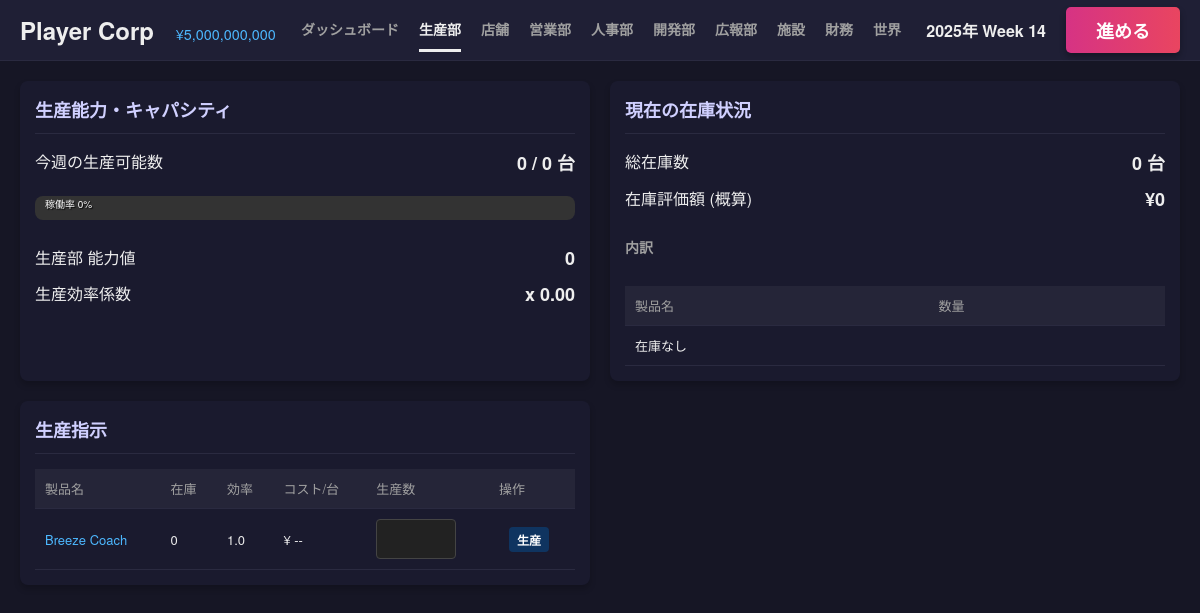
The app's page /production, older data.
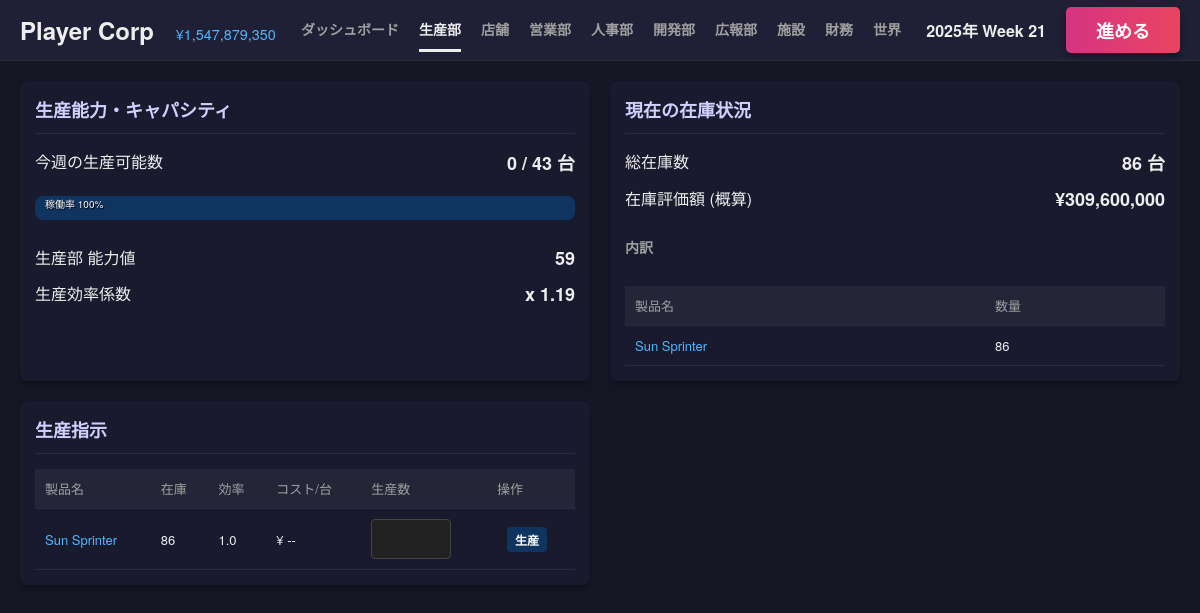
The same page, newer data.
### tables this page shows
CREATE TABLE companies (
            id INTEGER PRIMARY KEY AUTOINCREMENT,
            name TEXT,
            type TEXT, -- 'player', 'npc_maker', 'npc_retail', 'system_supplier'
            funds INTEGER,
            brand_power REAL DEFAULT 0,
            industry TEXT DEFAULT 'automotive',
            credit_rating INTEGER DEFAULT 50,
            dev_knowhow REAL DEFAULT 0,
            borrowing_limit INTEGER DEFAULT 0,
            is_active BOOLEAN DEFAULT 1,
            -- Supplier Traits
            trait_material_score REAL DEFAULT 3.0,
            trait_cost_multiplier REAL DEFAULT 1.0,
            part_category TEXT -- 'engine', 'body', etc. for system_supplier
        );

CREATE TABLE product_designs (
            id INTEGER PRIMARY KEY AUTOINCREMENT,
            company_id INTEGER,
            name TEXT,
            material_score REAL,
            concept_score REAL,
            production_efficiency REAL,
            base_price INTEGER,
            sales_price INTEGER,
            status TEXT, -- 'developing', 'completed', 'obsolete'
            strategy TEXT, -- 開発方針
            developed_week INTEGER,
            parts_config TEXT, -- JSON: {part_key: {supplier_id, score, cost}}
            awareness REAL DEFAULT 0,
            FOREIGN KEY(company_id) REFERENCES companies(id)
        );

CREATE TABLE inventory (
            id INTEGER PRIMARY KEY AUTOINCREMENT,
            company_id INTEGER,
            design_id INTEGER,
            quantity INTEGER,
            sales_price INTEGER DEFAULT 0, -- 小売での販売価格 (メーカー在庫の場合はMSRPまたは0)
            FOREIGN KEY(company_id) REFERENCES companies(id),
            FOREIGN KEY(design_id) REFERENCES product_designs(id)
        );

### app.py (the view)
@app.route('/production')
def production():
    player = get_player_company()
    caps = sim.calculate_capabilities(player['id'])
    designs = db.fetch_all("SELECT * FROM product_designs WHERE company_id = ? AND status = 'completed'", (player['id'],))
    inventory = db.fetch_all("""
        SELECT i.*, d.name as product_name
        FROM inventory i JOIN product_designs d ON i.design_id = d.id
        WHERE i.company_id = ?
    """, (player['id'],))
    inv_map = {i['design_id']: i['quantity'] for i in inventory}
    stats = db.fetch_one("SELECT production_ordered FROM weekly_stats WHERE week = ? AND company_id = ?", (sim.get_current_week(), player['id']))
    current_produced = stats['production_ordered'] if stats else 0
    facilities = db.fetch_all("SELECT size FROM facilities WHERE company_id = ? AND type = 'factory'", (player['id'],))
    total_factory_size = sum(f['size'] for f in facilities)
    efficiency = (caps['production'] / 50.0) * gb.BASE_PRODUCTION_EFFICIENCY
    prod_staff_count = len(db.fetch_all("SELECT id FROM npcs WHERE company_id = ? AND department = ?", (player['id'], gb.DEPT_PRODUCTION)))
    effective_staff_entities = min(prod_staff_count, int(total_factory_size // gb.NPC_SCALE_FACTOR))
    max_capacity = int(effective_staff_entities * gb.NPC_SCALE_FACTOR * efficiency)
    remaining_capacity = max(0, max_capacity - current_produced)
    total_inventory = sum(inv_map.values())
    inventory_value = sum(i['quantity'] * i['sales_price'] for i in inventory)
    return render_template('production.html',
                           designs=designs,
                           inv_map=inv_map,
                           caps=caps,
                           remaining_capacity=remaining_capacity,
                           max_capacity=max_capacity,
                           current_produced=current_produced,
                           total_inventory=total_inventory,
                           inventory_value=inventory_value,
                           inventory=inventory)

### app.py (called while the page is built)
def get_player_company():
    res = db.fetch_one("SELECT * FROM companies WHERE type = 'player' LIMIT 1")
    return res

@app.context_processor
def inject_common_data():
    player = get_player_company()
    game_state = db.fetch_one("SELECT * FROM game_state")
    current_week = game_state['week'] if game_state else 0
    year = 2025 + (current_week - 1) // 52
    week_of_year = (current_week - 1) % 52 + 1
    date_str = f"{year}年 Week {week_of_year}"
    header_caps = None
    if player:
        header_caps = sim.calculate_capabilities(player['id'])
    return dict(
        player=player,
        current_week=current_week,
        date_str=date_str,
        active_page=request.endpoint,
        header_caps=header_caps,
        npc_scale=gb.NPC_SCALE_FACTOR
    )

### database.py (called while the page is built)
    def get_connection(self):
        if hasattr(self._local, 'connection') and self._local.connection:
            return self._local.connection, False  # (conn, should_close)
        conn = sqlite3.connect(self.db_path)
        conn.row_factory = sqlite3.Row
        return conn, True

    def fetch_one(self, query, params=()):
        conn, should_close = self.get_connection()
        try:
            cursor = conn.cursor()
            cursor.execute(query, params)
            result = cursor.fetchone()
            return result
        finally:
            if should_close:
                conn.close()

    def fetch_all(self, query, params=()):
        conn, should_close = self.get_connection()
        try:
            cursor = conn.cursor()
            cursor.execute(query, params)
            result = cursor.fetchall()
            return result
        finally:
            if should_close:
                conn.close()

### simulation.py (called while the page is built)
    def get_current_week(self):
        res = db.fetch_one("SELECT week FROM game_state")
        return res['week'] if res else 0

### templates/production.html (shortened to what this page needs)
{% extends "base.html" %}
{% block content %}
<div class="dashboard-grid">
    <div class="card card-large">
        <div class="card-header">
            <h2>生産能力・キャパシティ</h2>
        </div>
        <div class="card-body">
            <div class="stat-row">
                <span class="label">今週の生産可能数</span>
                <span class="value">{{ remaining_capacity }} / {{ max_capacity }} 台</span>
            </div>
            <div class="bar-container" style="width: 100%; height: 24px; margin-top: 10px;">
                <div class="bar-fill" style="width: {{ (current_produced / max_capacity * 100)|int if max_capacity > 0 else 0 }}%;"></div>
                <span class="bar-text" style="right: auto; left: 10px;">稼働率 {{ (current_produced / max_capacity * 100)|int if max_capacity > 0 else 0 }}%</span>
            </div>
            <div class="stat-row" style="margin-top: 15px;">
                <span class="label">生産部 能力値</span>
                <span class="value">{{ caps.production|int }}</span>
            </div>
            <div class="stat-row">
                <span class="label">生産効率係数</span>
                <span class="value">x {{ "{:.2f}".format((caps.production / 50.0)) }}</span>
            </div>
        </div>
    </div>
    <div class="card card-large">
        <div class="card-header">
            <h2>現在の在庫状況</h2>
        </div>
        <div class="card-body">
            <div class="stat-row">
                <span class="label">総在庫数</span>
                <span class="value">{{ "{:,}".format(total_inventory) }} 台</span>
            </div>
            <div class="stat-row">
                <span class="label">在庫評価額 (概算)</span>
                <span class="value">¥{{ "{:,}".format(inventory_value) }}</span>
            </div>
            <h3 style="margin-top: 15px; font-size: 1em; color: var(--text-muted);">内訳</h3>
            <table class="data-table" style="margin-top: 5px;">
                <thead>
                    <tr>
                        <th>製品名</th>
                        <th>数量</th>
                    </tr>
                </thead>
                <tbody>
                    {% for item in inventory if item.quantity > 0 %}
                    <tr>
                        <td><a href="{{ url_for('product_detail', design_id=item.design_id) }}" style="color: #4db8ff;">{{ item.product_name }}</a></td>
                        <td>{{ "{:,}".format(item.quantity) }}</td>
                    </tr>
                    {% else %}
                    <tr><td colspan="2">在庫なし</td></tr>
                    {% endfor %}
                </tbody>
            </table>
        </div>
    </div>
    <div class="card card-large">
        <div class="card-header">
            <h2>生産指示</h2>
        </div>
        <div class="card-body">
            <table class="data-table">
                <thead>
                    <tr>
                        <th>製品名</th>
                        <th>在庫</th>
                        <th>効率</th>
                        <th>コスト/台</th>
                        <th>生産数</th>
                        <th>操作</th>
                    </tr>
                </thead>
                <tbody>
                    {% for design in designs %}
                    <tr>
                        <td><a href="{{ url_for('product_detail', design_id=design.id) }}" style="color: #4db8ff;">{{ design.name }}</a></td>
                        <td>{{ inv_map.get(design.id, 0) }}</td>
                        <td>{{ design.production_efficiency }}</td>
                        <td>
                            {% set parts = design.parts_config|tojson|safe %}
                            ¥ --
                        </td>
                        <form action="{{ url_for('production_order') }}" method="post">
                            <td>
                                <input type="number" name="quantity" class="form-control" style="width: 80px;" min="0" max="{{ remaining_capacity }}">
                            </td>
                            <td>
                                <button type="submit" class="btn btn-small btn-primary" {{ 'disabled' if remaining_capacity <= 0 else '' }}>生産</button>
                            </td>
                        </form>
                    </tr>
                    {% else %}
                    <tr><td colspan="6">生産可能な製品がありません。開発部で製品を開発してください。</td></tr>
                    {% endfor %}
                </tbody>
            </table>
        </div>
    </div>
</div>
{% endblock %}

### templates/base.html (shortened to what this page needs)
<!DOCTYPE html>
<html lang="ja">
<head>
    <link rel="stylesheet" href="{{ url_for('static', filename='css/style.css') }}">
</head>
<body>
    <div class="app-container">
        <header class="top-bar">
            <div class="logo-area tooltip-container">
                <h1>
                    {{ player.name if player else '自社名' }}
                    {% if player %}
                    <span style="font-size: 0.6em; color: #4db8ff; margin-left: 15px; font-weight: normal;">¥{{ "{:,}".format(player.funds|int) }}</span>
                    {% endif %}
                </h1>
            </div>
            <nav class="top-nav">
                <a href="{{ url_for('dashboard') }}" class="{{ 'active' if active_page == 'dashboard' else '' }}">ダッシュボード</a>
                <a href="{{ url_for('production') }}" class="{{ 'active' if active_page == 'production' else '' }}">生産部</a>
                <a href="{{ url_for('store') }}" class="{{ 'active' if active_page == 'store' else '' }}">店舗</a>
                <a href="{{ url_for('sales') }}" class="{{ 'active' if active_page == 'sales' else '' }}">営業部</a>
                <a href="{{ url_for('hr') }}" class="{{ 'active' if active_page == 'hr' else '' }}">人事部</a>
                <a href="{{ url_for('dev') }}" class="{{ 'active' if active_page == 'dev' else '' }}">開発部</a>
                <a href="{{ url_for('pr') }}" class="{{ 'active' if active_page == 'pr' else '' }}">広報部</a>
                <a href="{{ url_for('facility') }}" class="{{ 'active' if active_page == 'facility' else '' }}">施設</a>
                <a href="{{ url_for('finance') }}" class="{{ 'active' if active_page == 'finance' else '' }}">財務</a>
                <a href="{{ url_for('world') }}" class="{{ 'active' if active_page == 'world' else '' }}">世界</a>
            </nav>
            <div class="action-area">
                <div class="date-display">{{ date_str }}</div>
                <form action="{{ url_for('next_week') }}" method="post">
                    <button type="submit" class="btn-next-week">進める</button>
                </form>
            </div>
        </header>
        <main class="main-content">
            {% block content %}{% endblock %}
        </main>
    </div>
</body>
</html>

### static/css/style.css (style rules this page uses)
:root { --bg-dark: #161625; --bg-panel: #1a1a2e; --bg-header: #1f1f35; --accent-pink: #e94560; --accent-blue: #0f3460; --text-main: #eeeeee; --text-muted: #a0a0a0; --border-color: #2a2a40; --font-family: "Helvetica Neue", Arial, "Hiragino Kaku Gothic ProN", "Hiragino Sans", Meiryo, sans-serif; }
body { margin: 0; padding: 0; background-color: var(--bg-dark); color: var(--text-main); font-family: var(--font-family); font-size: 14px; overflow: hidden; }
a { text-decoration: none; color: inherit; }
.app-container { display: flex; flex-direction: column; height: 100vh; }
.top-bar { height: 60px; background-color: var(--bg-header); display: flex; align-items: center; padding: 0 20px; border-bottom: 1px solid var(--border-color); justify-content: space-between; }
.logo-area h1 { font-size: 24px; font-weight: bold; margin: 0; }
.top-nav { display: flex; gap: 20px; }
.top-nav a { color: var(--text-muted); font-weight: bold; padding: 10px 0; border-bottom: 3px solid transparent; transition: all 0.2s; }
.top-nav a:hover, .top-nav a.active { color: var(--text-main); border-bottom-color: var(--text-main); }
.action-area { display: flex; align-items: center; gap: 20px; }
.date-display { font-size: 16px; font-weight: bold; }
.btn-next-week { background: linear-gradient(90deg, #d63384, #e94560); color: white; border: none; padding: 10px 30px; border-radius: 5px; font-size: 18px; font-weight: bold; cursor: pointer; box-shadow: 0 4px 6px rgba(0,0,0,0.3); transition: transform 0.1s; }
.main-content { flex: 1; padding: 20px; overflow-y: auto; background-color: var(--bg-dark); }
.dashboard-grid { display: grid; grid-template-columns: repeat(4, 1fr); gap: 20px; }
.card { background-color: var(--bg-panel); border-radius: 8px; padding: 15px; box-shadow: 0 4px 6px rgba(0,0,0,0.2); display: flex; flex-direction: column; }
.card-large { grid-column: span 2; }
.card-header h2 { font-size: 18px; color: #d0d0ff; margin-top: 0; margin-bottom: 15px; border-bottom: 1px solid var(--border-color); padding-bottom: 10px; }
.card-body { flex: 1; display: flex; flex-direction: column; gap: 10px; }
.stat-row { display: flex; justify-content: space-between; font-size: 16px; }
.stat-row .value { font-weight: bold; font-size: 18px; }
.btn { padding: 8px 16px; border-radius: 4px; border: none; cursor: pointer; font-weight: bold; margin-left: 10px; }
.btn-primary { background-color: var(--accent-blue); color: white; }
.btn-small { padding: 4px 8px; font-size: 12px; }
.data-table { width: 100%; border-collapse: collapse; font-size: 13px; }
.data-table th, .data-table td { padding: 10px; text-align: left; border-bottom: 1px solid var(--border-color); }
.data-table th { background-color: #252538; color: var(--text-muted); font-weight: normal; position: relative; }
.bar-container { width: 100px; height: 16px; background-color: #333; border-radius: 8px; position: relative; overflow: hidden; }
.bar-fill { height: 100%; background-color: var(--accent-blue); }
.bar-text { position: absolute; top: 0; right: 5px; font-size: 10px; line-height: 16px; color: white; text-shadow: 1px 1px 1px black; }
.form-control { width: 100%; padding: 10px; border-radius: 4px; border: 1px solid #444; background-color: #222; color: white; font-size: 16px; box-sizing: border-box; }
.tooltip-container { position: relative; cursor: help; }

Row changes from the older to the newer data that the page shows:
changed companies "Player Corp": funds "5,000,000,000" → "1,547,879,350"
added inventory: product_name "Sun Sprinter", quantity "86"
changed product_designs: name "Breeze Coach" → "Sun Sprinter"; get "0" → "86"
Text that changed along with them:
{{ date_str }}: "2025年 Week 14" → "2025年 Week 21"
{{ max_capacity }}: "0" → "43"
{{ (current_produced / max_capacity * 100)|int if max_capacity > 0 else 0 }}: "0" → "100"
{{ caps.production|int }}: "0" → "59"
{{ "{:.2f}".format((caps.production / 50.0)) }}: "0.00" → "1.19"
{{ "{:,}".format(total_inventory) }}: "0" → "86"
{{ "{:,}".format(inventory_value) }}: "0" → "309,600,000"
text no longer shown: "在庫なし"
